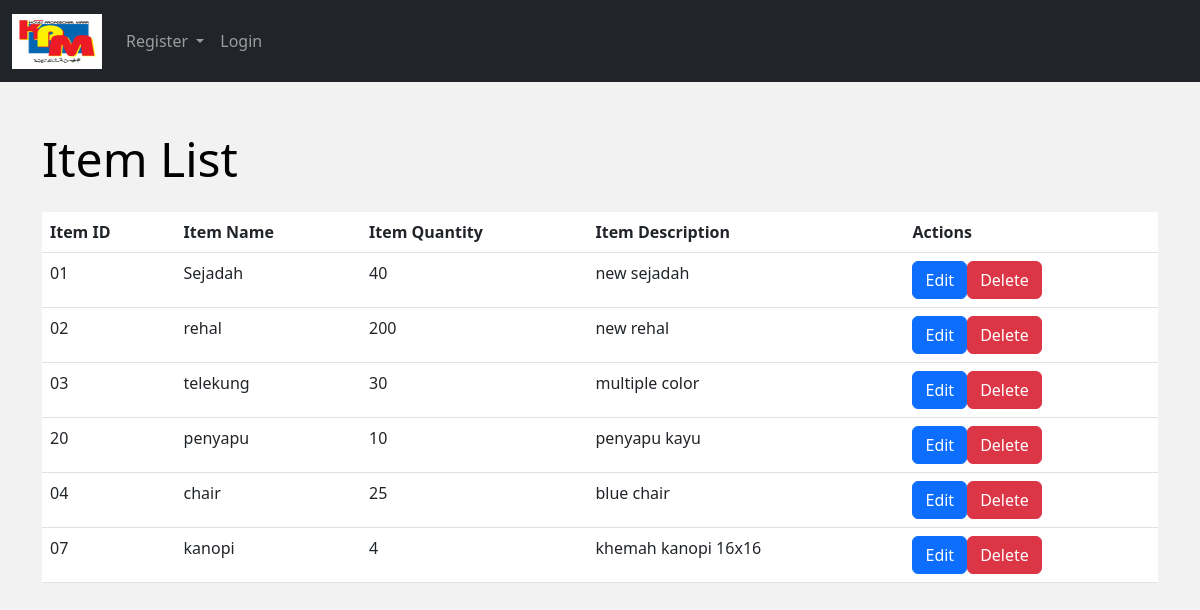
The page /vieworder/ on the database its author committed.
### Annur/models.py (models this page shows, shortened)
class Item(models.Model):
    Itemid = models.CharField(max_length = 6, primary_key = True)
    Itemname = models.TextField(max_length = 100)
    Itemquantity = models.IntegerField()
    Itemdescription = models.TextField(max_length = 100)

### Annur/views.py (the view)
# urls.py: path("vieworder/",views.view_order,name="view_order"),
def view_order(request):
    alldata = Item.objects.all()
    dict = {
        'alldata':alldata
    }
    return render (request,'vieworder.html',dict)

### Annur/templates/vieworder.html (shortened to what this page needs)
{% extends 'base.html' %}
{% load static %}
{% block content %}
  <h1 class="mt-4 mb-4" style="color: black;">Item List</h1>
  <div class="table-responsive">
    <table class="table table-hover bg-white">
      <thead class="thead-light">
        <tr>
          <th scope="col">Item ID</th>
          <th scope="col">Item Name</th>
          <th scope="col">Item Quantity</th>
          <th scope="col">Item Description</th>
          <th scope="col">Actions</th>
        </tr>
      </thead>
      <tbody>
        {% for data in alldata %}
          <tr>
            <td>{{ data.Itemid }}</td>
            <td>{{ data.Itemname }}</td>
            <td>{{ data.Itemquantity }}</td>
            <td>{{ data.Itemdescription }}</td>
            <td>
              <div class="d-flex">
                <a href="{% url 'update_item' data.Itemid %}" class="btn btn-primary mr-2">Edit</a>
                <a href="{% url 'deleteorder' data.Itemid %}" class="btn btn-danger mr-2">Delete</a>
              </div>
            </td>
          </tr>
        {% empty %}
          <tr>
            <td colspan="5">No data available.</td>
          </tr>
        {% endfor %}
      </tbody>
    </table>
  </div>
{% endblock %}

### Annur/templates/base.html (shortened to what this page needs)
<!doctype html>
<html lang="en">
  <head>
    <link href="https://cdn.jsdelivr.net/npm/bootstrap@5.3.0-alpha1/dist/css/bootstrap.min.css" rel="stylesheet">
    <link rel="stylesheet" href="https://cdnjs.cloudflare.com/ajax/libs/font-awesome/5.15.2/css/all.min.css" />
  </head>
  <body>
    {% include 'navbar.html'%}
    <div class="container">
      <br/>
      {% block content %}
      {% endblock %}
    </div>
  </body>
</html>

### Annur/templates/navbar.html (shortened to what this page needs)
{% load static %}
<!DOCTYPE html>
<html lang="en">
<head>
  <link rel="stylesheet" type="text/css" href="{% static 'style.css' %}">
</head>
<body>
</body>
</html>
<nav class="navbar navbar-expand-lg navbar-dark bg-dark sticky-top">
  <div class="container-fluid">
    <a class="navbar-brand" href="{% url 'home' %}">
      <img src="{% static 'mara.jpg' %}" alt="" width="90" height="55" class="d-inline-block align-text-top">
    </a>
    <div class="collapse navbar-collapse" id="navbarSupportedContent">
      <ul class="navbar-nav me-auto mb-2 mb-lg-0">
        {% if user.is_authenticated %}
        <li class="nav-item">
          <a class="nav-link" href="{% url 'logout' %}">Logout</a>
        </li>
        <li class="nav-item dropdown">
          <a class="nav-link dropdown-toggle" href="#" role="button" data-bs-toggle="dropdown" aria-expanded="false">
            Item
          </a>
          <ul class="dropdown-menu">
            <li><a class="dropdown-item" href="{% url 'customer_item' %}">Add Item</a></li>
            <li><hr class="dropdown-divider"></li>
            <li><a class="dropdown-item" href="{% url 'view_order' %}">View Item</a></li>
          </ul>
        </li>
        <li class="nav-item">
          <a class="nav-link" href="{% url 'create_order' %}">Booking</a>
        </li>
        <li class="nav-item">
          <a class="nav-link" href="{% url 'order_list' %}">Booking List</a>
        </li>
      </ul>
        {% else %}
        <li class="nav-item dropdown">
          <a class="nav-link dropdown-toggle" href="#" role="button" data-bs-toggle="dropdown" aria-expanded="false">
            Register
          </a>
        </li>
        <li class="nav-item">
          <a class="nav-link" href="{% url 'login' %}">Login</a>
        </li>
        {% endif %}
    </div>
  </div>
</nav>

### Annur/static/style.css (style rules this page uses)
body { background-image: url('images/Coop1.jpg'); background-size: cover; background-position: center; }
h1 { font-size: 3em; margin-top: 0; }
.navbar-nav > .nav-item > .nav-link { transition: background-color 0.3s ease; }

### Annur/templates/base.html (style rules this page uses)
body { background-color: #F2F2F2; }

### rows shown on the page
Item: Itemid "01", Itemname "Sejadah", Itemquantity "40", Itemdescription "new sejadah"
Item: Itemid "02", Itemname "rehal", Itemquantity "200", Itemdescription "new rehal"
Item: Itemid "03", Itemname "telekung", Itemquantity "30", Itemdescription "multiple color"
Item: Itemid "20", Itemname "penyapu", Itemquantity "10", Itemdescription "penyapu kayu"
Item: Itemid "04", Itemname "chair", Itemquantity "25", Itemdescription "blue chair"
Item: Itemid "07", Itemname "kanopi", Itemquantity "4", Itemdescription "khemah kanopi 16x16"
